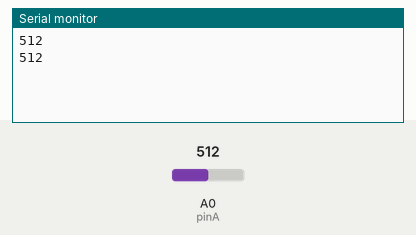
A sketch run on a simulated Arduino Uno, built with avr-gcc and run on an emulated ATmega328P. On the bench: the last lines printed to the serial monitor. The test bench sets the inputs (shaded band); at power-on: A0 (pinA) = 512.

Above: at 1.8 s.
1.9 s: A0 (pinA) set to 716
At 2.8 s:
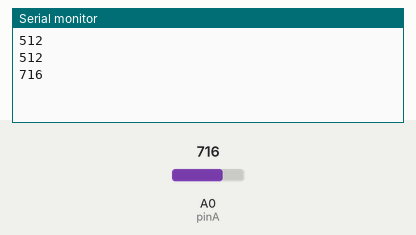
3.4 s: A0 (pinA) set to 900
At 4.3 s:
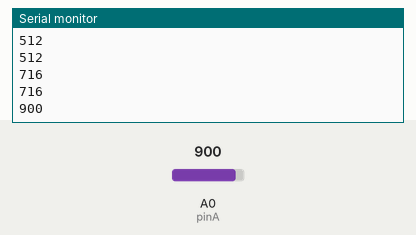
Timing chart, 0 to 6.4 s (numbered marks = the images above; inputs shaded):
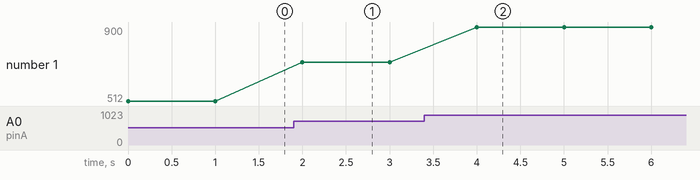

The sketch:

ejercicio10.ino
```cpp
const char pinA = A0;

int valorPinA0 = 0;

void setup() {
  Serial.begin(9600);
}

void loop() {
  valorPinA0 = analogRead(pinA);
  Serial.println(valorPinA0);
  delay(1000);
}
```

Measured:
- after the input at 1.9 s, the serial monitor: prints a new line after 0.10 s (image 1)
- after the input at 3.4 s, the serial monitor: prints a new line after 0.60 s (image 2)
- plotted number 1: 512 → 716 after the input at 1.9 s, 716 → 900 after the input at 3.4 s
